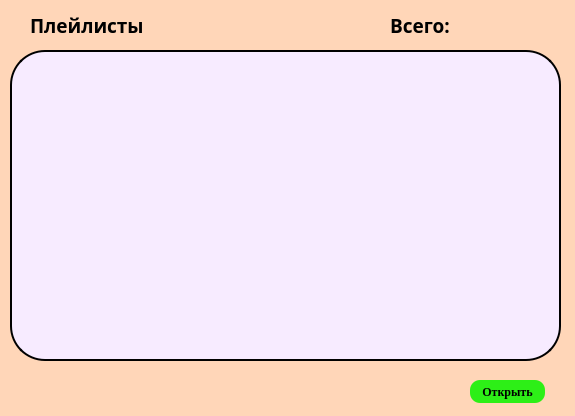
<?xml version="1.0" encoding="UTF-8"?>
<ui version="4.0">
 <class>Form</class>
 <widget class="QWidget" name="Form">
  <property name="geometry">
   <rect>
    <x>0</x>
    <y>0</y>
    <width>575</width>
    <height>416</height>
   </rect>
  </property>
  <property name="windowTitle">
   <string>Плейлисты</string>
  </property>
  <property name="styleSheet">
   <string notr="true">QWidget{
background-color: rgb(255, 214, 184);
}
QListWidget
{
padding: 10px;
border-radius: 35px;
border : 2px solid black;
background : rgb(247, 235, 255);
}
QListWidget QScrollBar
{
background : lightblue;
}
 QListView::item:selected
{
border : 1px solid black;
background : rgb(173, 153, 255);
}
 QListView::item
{
margin:3 px;
}
QSlider::groove:horizontal
{  
height: 10px;
margin: 0px;
border-radius: 5px;
background: rgb(0, 0, 0);
}
QSlider::handle:horizontal {
background: rgb(240, 255, 190);
border: 1px solid #E3DEE2;
width: 17px;
margin: -5px 0; 
border-radius: 8px;
}
QSlider::sub-page:qlineargradient 
{
background: rgb(204, 133, 18);
border-radius: 5px;
}</string>
  </property>
  <widget class="QLabel" name="playlist_name">
   <property name="geometry">
    <rect>
     <x>30</x>
     <y>10</y>
     <width>181</width>
     <height>31</height>
    </rect>
   </property>
   <property name="font">
    <font>
     <family>Segoe Print</family>
     <pointsize>14</pointsize>
     <weight>75</weight>
     <bold>true</bold>
    </font>
   </property>
   <property name="text">
    <string>Плейлисты</string>
   </property>
  </widget>
  <widget class="QListWidget" name="listWidget">
   <property name="geometry">
    <rect>
     <x>10</x>
     <y>50</y>
     <width>551</width>
     <height>311</height>
    </rect>
   </property>
   <property name="font">
    <font>
     <family>Trebuchet MS</family>
     <pointsize>11</pointsize>
     <weight>75</weight>
     <bold>true</bold>
    </font>
   </property>
  </widget>
  <widget class="QPushButton" name="choose">
   <property name="geometry">
    <rect>
     <x>470</x>
     <y>380</y>
     <width>75</width>
     <height>23</height>
    </rect>
   </property>
   <property name="font">
    <font>
     <family>Times New Roman</family>
     <pointsize>9</pointsize>
     <weight>75</weight>
     <bold>true</bold>
    </font>
   </property>
   <property name="cursor">
    <cursorShape>PointingHandCursor</cursorShape>
   </property>
   <property name="styleSheet">
    <string notr="true">QPushButton
{
border-radius: 10px;
border: 2px;
background-color: rgb(45, 239, 23);
}

QPushButton:hover 
{
background-color: rgb(55, 136, 20);
}</string>
   </property>
   <property name="text">
    <string>Открыть</string>
   </property>
   <property name="iconSize">
    <size>
     <width>40</width>
     <height>20</height>
    </size>
   </property>
  </widget>
  <widget class="QLabel" name="length">
   <property name="geometry">
    <rect>
     <x>390</x>
     <y>10</y>
     <width>181</width>
     <height>31</height>
    </rect>
   </property>
   <property name="font">
    <font>
     <family>Segoe Print</family>
     <pointsize>14</pointsize>
     <weight>75</weight>
     <bold>true</bold>
    </font>
   </property>
   <property name="text">
    <string>Всего:</string>
   </property>
  </widget>
 </widget>
 <resources/>
 <connections/>
</ui>
